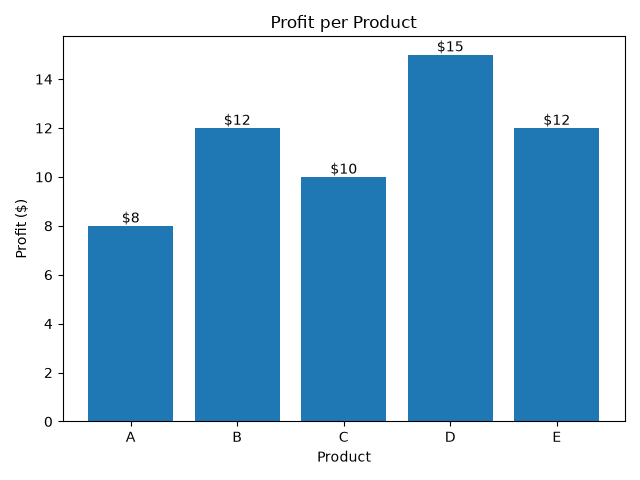

Python code for this plot:

import torch
import matplotlib.pyplot as plt

product_names = ["A", "B", "C", "D", "E"]

purchase_prices = torch.tensor([10.0, 20.0, 15.0, 30.0, 8.0])
selling_prices = torch.tensor([18.0, 32.0, 25.0, 45.0, 20.0])

profits = selling_prices - purchase_prices

print("Product profits:", profits)
print("Total profit:", profits.sum().item())

best_index = torch.argmax(profits)

print("Best product:", product_names[best_index.item()])
print("Highest profit:", profits[best_index].item())




sorted_profits, indices = torch.sort(profits, descending=True)

sorted_names = [
    product_names[i]
    for i in indices.tolist()
]

print("Products ranked by profit:", sorted_names)
print("Profits ranked:", sorted_profits.tolist())


bars = plt.bar(product_names, profits.tolist())

plt.bar_label(bars, fmt="$%.0f")
plt.title("Profit per Product")
plt.xlabel("Product")
plt.ylabel("Profit ($)")

plt.tight_layout()
plt.savefig("day14_profit_plot.png")
plt.show()
